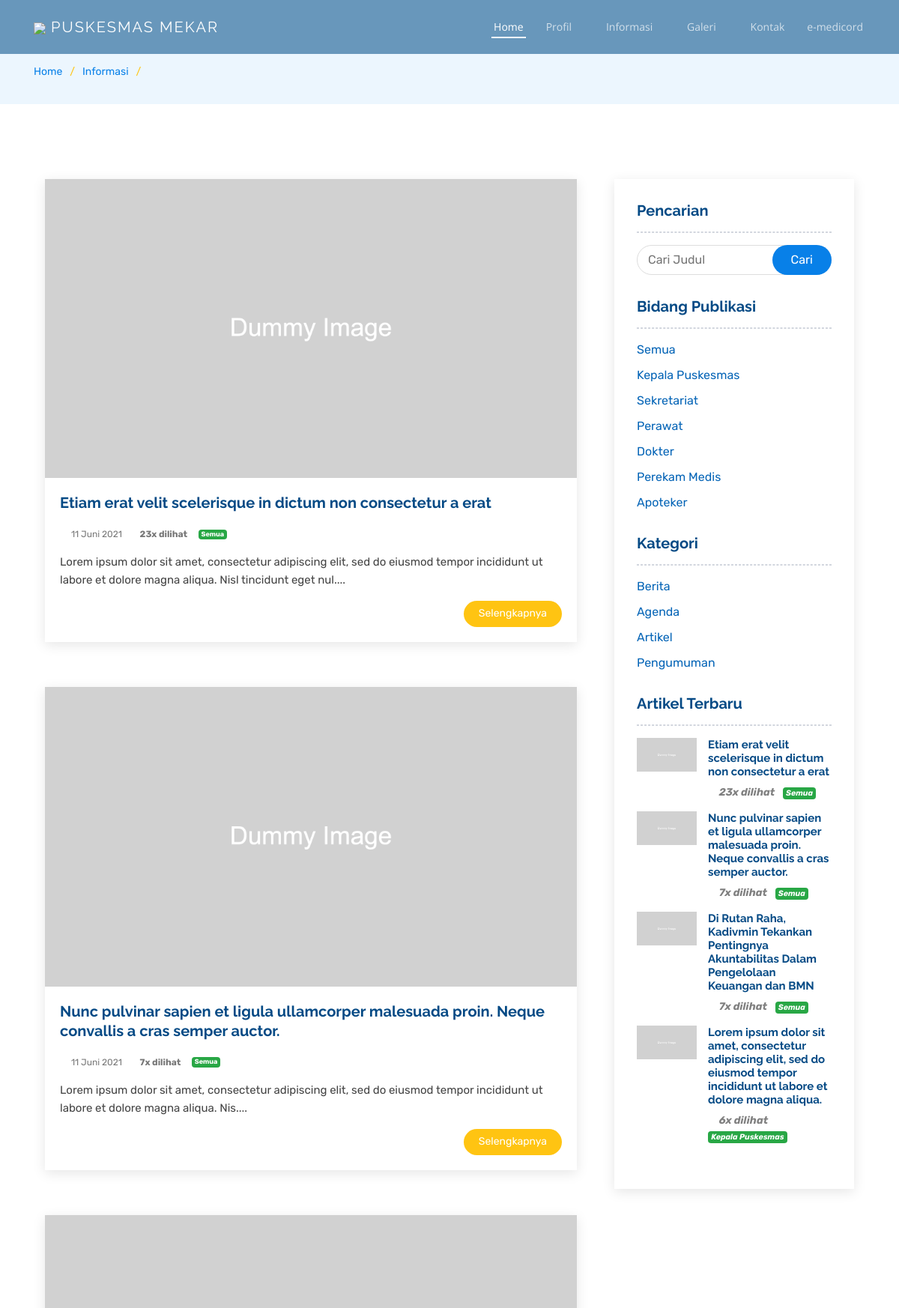
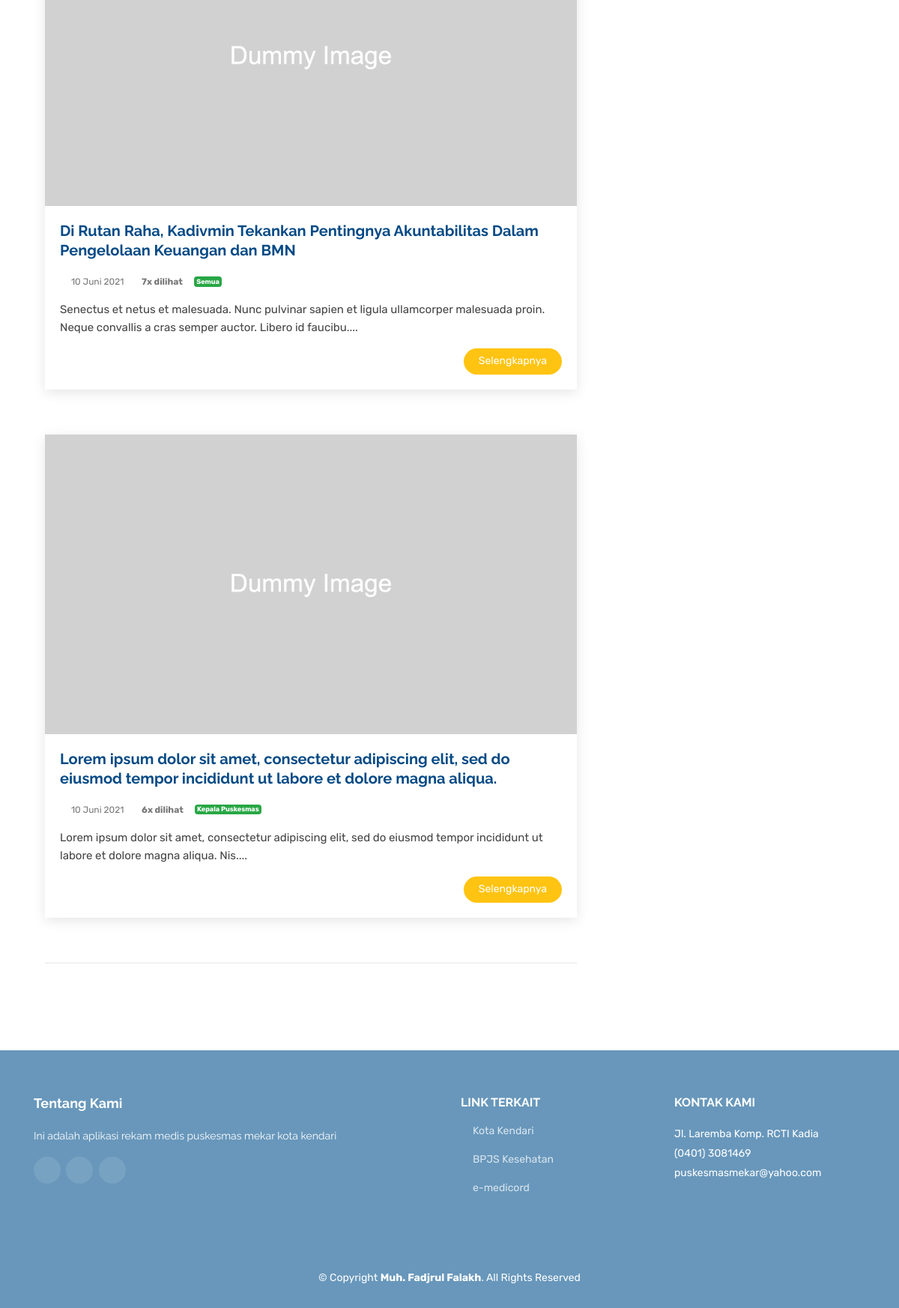
Page /index.php/page/information on the committed database (2 pictures, top to bottom).
### tables this page shows
CREATE TABLE `tbl_web_news` (
  `news_id` int(11) NOT NULL,
  `news_title` varchar(200) NOT NULL,
  `news_cover` varchar(50) NOT NULL,
  `news_text` text NOT NULL,
  `news_date` date NOT NULL,
  `news_count_view` int(11) NOT NULL,
  `news_slug` text NOT NULL,
  `news_category_id` int(11) NOT NULL,
  `field_id` int(11) NOT NULL,
  `user_id` int(11) NOT NULL,
  `createtime` datetime NOT NULL
);

CREATE TABLE `tbl_web_field` (
  `field_id` int(11) NOT NULL,
  `field_name` varchar(100) NOT NULL,
  `createtime` datetime NOT NULL
);

CREATE TABLE `tbl_web_news_category` (
  `news_category_id` int(11) NOT NULL,
  `news_category_name` varchar(50) NOT NULL,
  `createtime` datetime NOT NULL
);

CREATE TABLE `tbl_setting` (
  `setting_id` int(11) NOT NULL,
  `setting_appname` varchar(100) NOT NULL,
  `setting_short_appname` varchar(10) NOT NULL,
  `setting_owner_name` varchar(100) NOT NULL,
  `setting_phone` varchar(30) NOT NULL,
  `setting_email` varchar(100) NOT NULL,
  `setting_address` text NOT NULL,
  `setting_logo` varchar(100) NOT NULL,
  `setting_background` varchar(150) NOT NULL,
  `setting_instagram` varchar(150) NOT NULL,
  `setting_facebook` varchar(150) NOT NULL,
  `setting_youtube` varchar(150) NOT NULL,
  `setting_about` text DEFAULT NULL,
  `setting_key_aes` varchar(300) NOT NULL,
  `setting_key_speck` varchar(300) NOT NULL,
  `createtime` datetime NOT NULL
);

CREATE TABLE `tbl_web_link` (
  `link_id` int(11) NOT NULL,
  `link_name` varchar(50) NOT NULL,
  `link_url` text NOT NULL,
  `link_image` text NOT NULL,
  `createtime` datetime NOT NULL
);

### application/views/landing_page/page/news.php (the view, shortened to what the rows shown need)
<main id="main">
    <section id="services" class="services">
        <div class="container" data-aos="fade-up">
                <section id="blog" class="blog">
                    <div class="container" data-aos="fade-up">
                        <div class="row">
                            <div class="col-lg-8 entries">
                                <?php
                                    if($news){
                                        foreach($news as $n){
                                ?>
                                    <article class="entry">
                                        <div class="entry-img">
                                            <img src="<?php echo base_url();?>upload/news/<?php echo $n->news_cover;?>" alt="" class="img-fluid">
                                        </div>
                                        <h2 class="entry-title">
                                            <a href="<?php echo site_url('page/information_detail/'.$n->news_category_id.'/'.$n->field_id.'/'.$n->news_slug);?>"><?php echo $n->news_title;?></a>
                                        </h2>
                                        <div class="entry-meta" style="color:#777777;font-size:12px;">
                                            <ul>
                                                <li class="d-flex align-items-center"> <i class="icofont-calendar"></i> <?php echo indonesiaDate($n->news_date)?> <i class="icofont-eye-alt"></i> <b><?php echo $n->news_count_view;?>x dilihat</b> <b class="badge badge-success"><?php echo $n->field_name;?></b></li>
                                            </ul>
                                        </div>
                                        <div class="entry-content">
                                            <p><?php echo substr($n->news_text, 0, 150)."....";?></p>
                                            <div class="read-more">
                                            <a href="<?php echo site_url('page/information_detail/'.$n->news_category_id.'/'.$n->field_id.'/'.$n->news_slug);?>">Selengkapnya</a>
                                            </div>
                                        </div>
                                    </article>
                                <?php
                                        }
                                    }else{ echo "Tidak Ada ".$news_category_name[0]->news_category_name; }
                                ?>
                            </div>
                            <div class="col-lg-4">
                                <div class="sidebar">
                                    <div class="sidebar-item categories">
                                        <ul>
                                            <?php foreach($field as $f){?>
                                                <li><a href="<?php echo site_url('page/information/'.$this->uri->segment(3).'/'.$f->field_id);?>"><?php echo $f->field_name;?></a></li>
                                            <?php } ?>
                                        </ul>
                                    </div>
                                    <div class="sidebar-item categories">
                                        <ul>
                                            <?php foreach($news_category as $nc){?>
                                                <li><a href="<?php echo site_url('page/information/'.$nc->news_category_id.'/'.$this->uri->segment(4));?>"><?php echo $nc->news_category_name;?></a></li>
                                            <?php } ?>
                                        </ul>
                                    </div>
                                    <div class="sidebar-item recent-posts">
                                        <?php foreach($recent as $r){ ?>
                                        <div class="post-item clearfix">
                                            <img src="<?php echo base_url();?>upload/news/<?php echo $r->news_cover?>" alt="">
                                            <h4><a href="<?php echo site_url('page/information_detail/'.$r->news_category_id.'/'.$r->field_id.'/'.$r->news_slug);?>"><?php echo $r->news_title;?></a></h4>
                                            <time style="color:gray"><i class="icofont-eye-alt"></i> <b><?php echo $r->news_count_view;?>x dilihat</b> &nbsp;&nbsp;<b class="badge badge-success"><?php echo $r->field_name;?></b></time>
                                        </div>
                                        <?php } ?>
                                    </div>
                                </div>
                            </div>
                        </div>
                    </div>
                </section>
        </div>
    </section>
</main>

### application/views/landing_page/template/footer.php (shortened to what the rows shown need)
        <footer id="footer">
            <div class="footer-top">
                <div class="container">
                    <div class="row">
                        <div class="col-lg-6 col-md-6 footer-info">
                            <h3>Tentang Kami</h3>
                            <p><?php echo $setting[0]->setting_about;?></p>
                            <div class="social-links mt-3">
                                <a href="<?php echo $setting[0]->setting_facebook;?>" class="facebook"><i class="bx bxl-facebook"></i></a>
                                <a href="<?php echo $setting[0]->setting_instagram;?>" class="instagram"><i class="bx bxl-instagram"></i></a>
                                <a href="<?php echo $setting[0]->setting_youtube;?>" class="youtube"><i class="bx bxl-youtube"></i></a>
                            </div>
                        </div>
                        <div class="col-lg-3 col-md-6 footer-links">
                            <ul>
                                <?php foreach($link as $l){ ?>
                                <li><i class="bx bx-chevron-right"></i> <a target="_blank" href="<?php echo $l->link_url;?>"><?php echo $l->link_name;?></a></li>
                                <?php }?>
                            </ul>
                        </div>
                        <div class="col-lg-3 col-md-6 footer-contact">
                            <h4>Kontak Kami</h4>
                            <p>
                                <?php echo $setting[0]->setting_address;?> <br>
                                <?php echo $setting[0]->setting_phone;?><br>
                                <?php echo $setting[0]->setting_email;?><br>
                            </p>
                        </div>
                    </div>
                </div>
            </div>
            <div class="container">
                <div class="copyright">
                    &copy; Copyright <strong><span><?php echo $setting[0]->setting_owner_name;?></span></strong>. All Rights Reserved
                </div>
            </div>
        </footer>
	</body>
</html>

### rows in the picture
tbl_web_news: news_cover (picture), news_title "Etiam erat velit scelerisque in dictum non consectetur a erat", news_date "11 Juni 2021", news_count_view "23", field.field_name "Semua", news_text "Lorem ipsum dolor sit amet, consectetur adipiscing elit, sed do eiusmod tempor incididunt ut labore et dolore magna aliqua. Nisl tincidunt eget nul"
tbl_web_news: news_cover (picture), news_title "Nunc pulvinar sapien et ligula ullamcorper malesuada proin. Neque convallis a cras semper auctor.", news_date "11 Juni 2021", news_count_view "7", field.field_name "Semua", news_text "Lorem ipsum dolor sit amet, consectetur adipiscing elit, sed do eiusmod tempor incididunt ut labore et dolore magna aliqua. Nis"
tbl_web_news: news_cover (picture), news_title "Di Rutan Raha, Kadivmin Tekankan Pentingnya Akuntabilitas Dalam Pengelolaan Keuangan dan BMN", news_date "10 Juni 2021", news_count_view "7", field.field_name "Semua", news_text "Senectus et netus et malesuada. Nunc pulvinar sapien et ligula ullamcorper malesuada proin. Neque convallis a cras semper auctor. Libero id faucibu"
tbl_web_news: news_cover (picture), news_title "Lorem ipsum dolor sit amet, consectetur adipiscing elit, sed do eiusmod tempor incididunt ut labore et dolore magna aliqua.", news_date "10 Juni 2021", news_count_view "6", field.field_name "Kepala Puskesmas", news_text "Lorem ipsum dolor sit amet, consectetur adipiscing elit, sed do eiusmod tempor incididunt ut labore et dolore magna aliqua. Nis"
tbl_web_field: field_name "Semua"
tbl_web_field: field_name "Kepala Puskesmas"
tbl_web_field: field_name "Sekretariat"
tbl_web_field: field_name "Perawat"
tbl_web_field: field_name "Dokter"
tbl_web_field: field_name "Perekam Medis"
tbl_web_field: field_name "Apoteker"
tbl_web_news_category: news_category_name "Berita"
tbl_web_news_category: news_category_name "Agenda"
tbl_web_news_category: news_category_name "Artikel"
tbl_web_news_category: news_category_name "Pengumuman"
tbl_setting: setting_about "Ini adalah aplikasi rekam medis puskesmas mekar kota kendari", setting_address "Jl. Laremba Komp. RCTI Kadia", setting_phone "(0401) 3081469", setting_email "puskesmasmekar@yahoo.com", setting_owner_name "Muh. Fadjrul Falakh"
tbl_web_link: link_name "Kota Kendari"
tbl_web_link: link_name "BPJS Kesehatan"
tbl_web_link: link_name "e-medicord"
